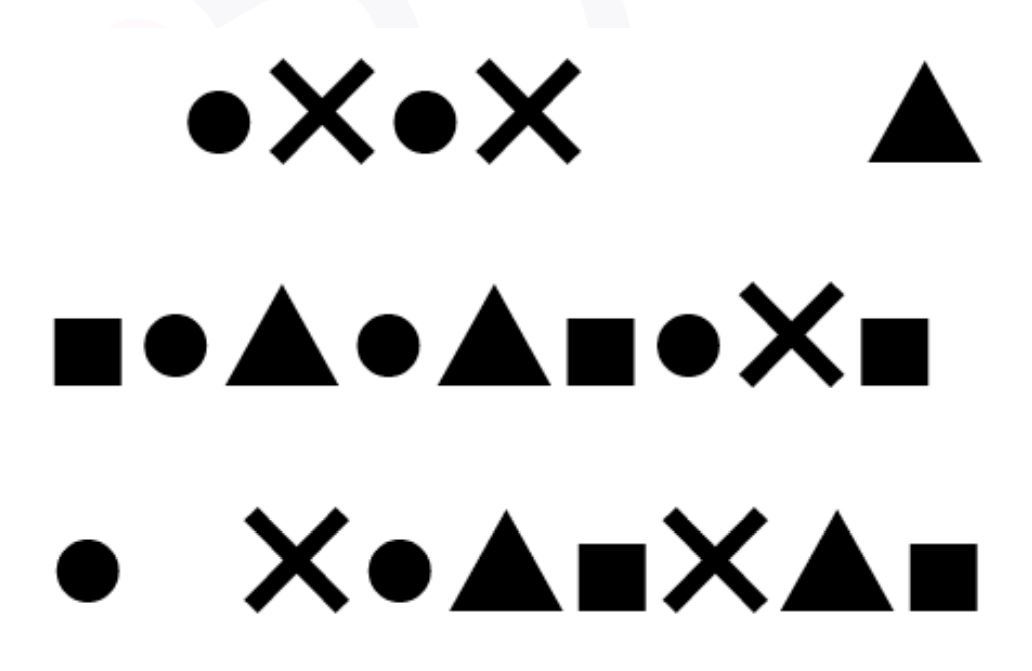
#> input picture Image Session 2-3/Task 4/Images/original.png, 1032 x 671 px, found by its file name
$ python 'trial 1.py'
#> lines starting #> are read from the running program, lines starting #| are printed output that depends on the picture; after the words box and inside, x2 and y2 are one past the last pixel; in counts of white or black regions, pixels touching at a corner belong together
import cv2 as cv
import numpy as np


img = cv.imread("Task 4/Images/original.png")
#> img is the input picture: shape (671, 1032, 3); mean B, G, R 219.6, 219.6, 219.6

if img is None:
    print("Error: Image not found.")

img_gray = cv.cvtColor(img, cv.COLOR_BGR2GRAY)

blurred = cv.GaussianBlur(img_gray, (5, 5), 0)

edges = cv.Canny(blurred, 25, 60)
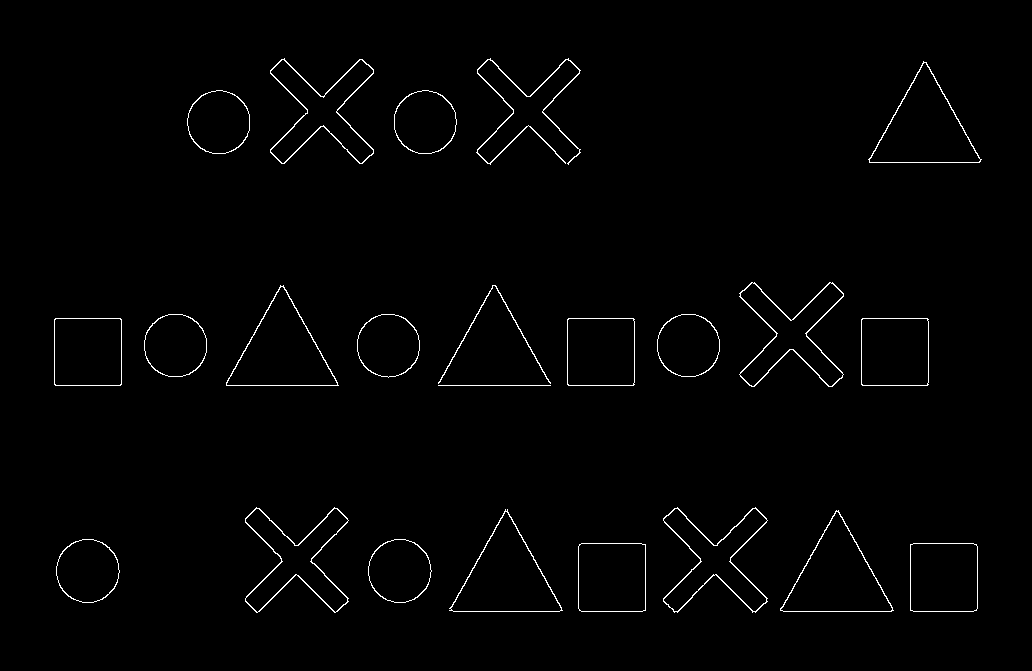
#> edges: shape (671, 1032); 1.2% white in thin lines or dots, all inside (x1, y1, x2, y2) = (54, 58, 982, 613)

circles = cv.HoughCircles(
        edges,
        method=cv.HOUGH_GRADIENT,
        dp=1,
        minDist=30,
        param1=100,
        param2=23,
        minRadius=0,
        maxRadius=100
    )
#> circles = [[399.5, 570.5, 30.3], [218.5, 121.5, 30.4], [424.5, 121.5, 30.4], [87.5, 569.5, 31.2], [688.5, 344.5, 30.8], [387.5, 344.5, 31.8], [175.5, 344.5, 31.8]]

if circles is not None:
    circles = np.uint16(np.around(circles))
#> circles = [[400, 570, 30], [218, 122, 30], [424, 122, 30], [88, 570, 31], [688, 344, 31], [388, 344, 32], [176, 344, 32]]
    for circle in circles[0, :]:
        center = (circle[0], circle[1])
        radius = circle[2]
        cv.circle(img, center, radius, (255, 0, 0), 2)
        cv.putText(img, "Circle", (center[0] - 15, center[1] - 40), cv.FONT_HERSHEY_SIMPLEX, 0.5, (255,0,0), 2)
#> this loop made 7 passes
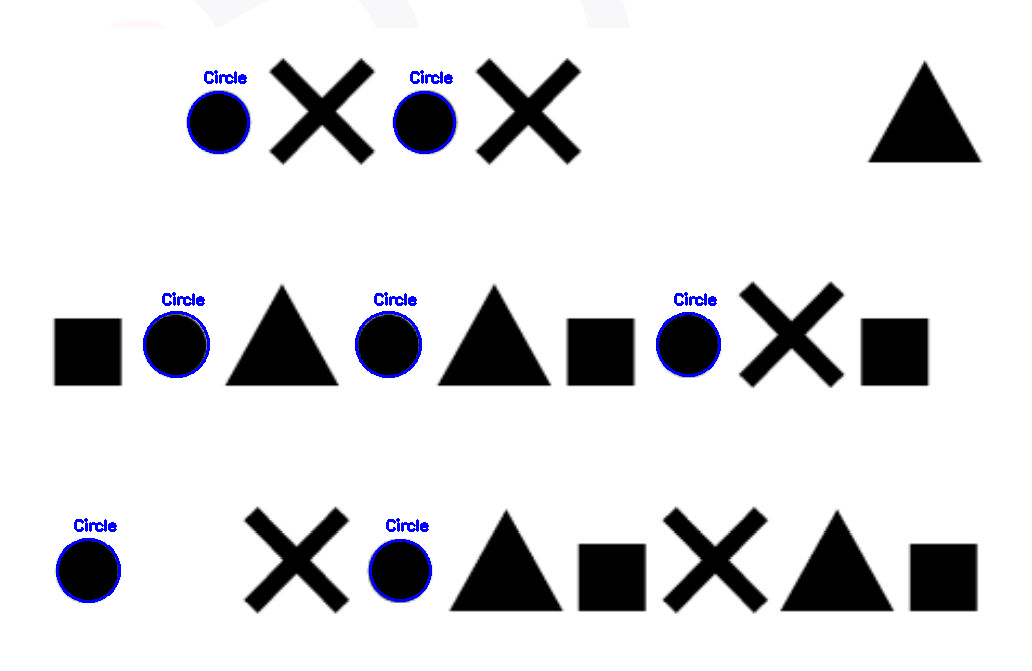
#> img: shape (671, 1032, 3); 0.9% of pixels changed, all inside (x1, y1, x2, y2) = (56, 70, 721, 603)


contours, _ = cv.findContours(edges, cv.RETR_LIST, cv.CHAIN_APPROX_NONE)
#> contours = 43 contours, 1 with area under 20; largest, box (x1, y1, x2, y2) and area: (780, 510, 894, 612) 5882, (449, 509, 563, 612) 5870, (868, 61, 982, 163) 5850, (226, 285, 339, 386) 5812, (780, 511, 893, 612) 5772

for contour in contours:
    peri = cv.arcLength(contour, True)
    #calculates the perimeter of the contour, and the true parameter ensures that it's a closed shape
    approx = cv.approxPolyDP(contour, 0.04 * peri, True)
    #Approximates the contour into a polygon with less vertices, the second parameter is the approximation accuracy (4%)
    #and the True means that the contour has to be a closed shape. It does that i order to get straight lines to count
    #and then identify the shape based on

    #Identify shape based on the number of vertices
    if len(approx) == 3:
        shape = "Triangle"
        color = (0, 0, 255)
    elif len(approx) == 4:
        #Check if it's a square (aspect ratio close to 1)
        x, y, w, h = cv.boundingRect(approx)
        aspect_ratio = w / float(h)
        if 0.9 <= aspect_ratio <= 1.1:
            shape = "Square"
            color = (0, 255, 0)
        else:
            continue
    else:
        # Check for 'X' using intersections
        hull = cv.convexHull(contour) #compute the convex hull -> the smallest polygon to enclose all points
        hull_area = cv.contourArea(hull)
        contour_area = cv.contourArea(contour)
        solidity = contour_area / hull_area if hull_area > 0 else 0
        # solidty tells us how much the shape deviates from being a perfect convex shape.
        # A solidity close to 1 means the shape is convex, and a value less than 1 suggests concave regions.
        # An "X" shape, for example, will have lower solidity because it’s not convex.

        if solidity < 0.7 and solidity > 0.025:  #Solidity threshold for 'X'
            shape = "X"
            color = (0, 255, 255)
        else:
            continue


    cv.drawContours(img, [contour], -1, color, 2)
    x, y, w, h = cv.boundingRect(approx)
    cv.putText(img, shape, (x, y - 10), cv.FONT_HERSHEY_SIMPLEX, 0.5, color, 2)
#> this loop made 43 passes
#> (peri, hull_area, contour_area, solidity, shape, color) on passes 12, 14, 15, 16, 33, 34, 41, 42, 43: (517.8, 10411, 4394.5, 0.422, 'X', (0, 255, 255)), (514, 10391.5, 4427, 0.426, 'X', (0, 255, 255)), (523.7, 10656, 4726, 0.444, 'X', (0, 255, 255)), (518, 10555, 4757, 0.451, 'X', (0, 255, 255)), (514.5, 10490, 4434, 0.423, 'X', (0, 255, 255)), (518.5, 10574.5, 4771, 0.451, 'X', (0, 255, 255)), (514.2, 10440.5, 4456.5, 0.427, 'X', (0, 255, 255)), (1030.3, 10693, 334.5, 0.0313, 'X', (0, 255, 255)), (516.3, 10525, 4788, 0.455, 'X', (0, 255, 255))
#> (peri, approx, aspect_ratio, shape) on passes 1, 2, 3, 4, 18, 19: (264.1, [[911, 544], [975, 544], [977, 608], [911, 610]], 1, 'Square'), (264.1, [[581, 543], [645, 545], [644, 610], [578, 608]], 1, 'Square'), (266.5, [[910, 544], [910, 610], [976, 610], [976, 544]], 1, 'Square'), (266.5, [[579, 544], [579, 610], [645, 610], [645, 544]], 1, 'Square'), (263.3, [[863, 318], [927, 319], [926, 385], [861, 383]], 0.985, 'Square'), (263.3, [[569, 318], [633, 319], [632, 385], [567, 383]], 0.985, 'Square')
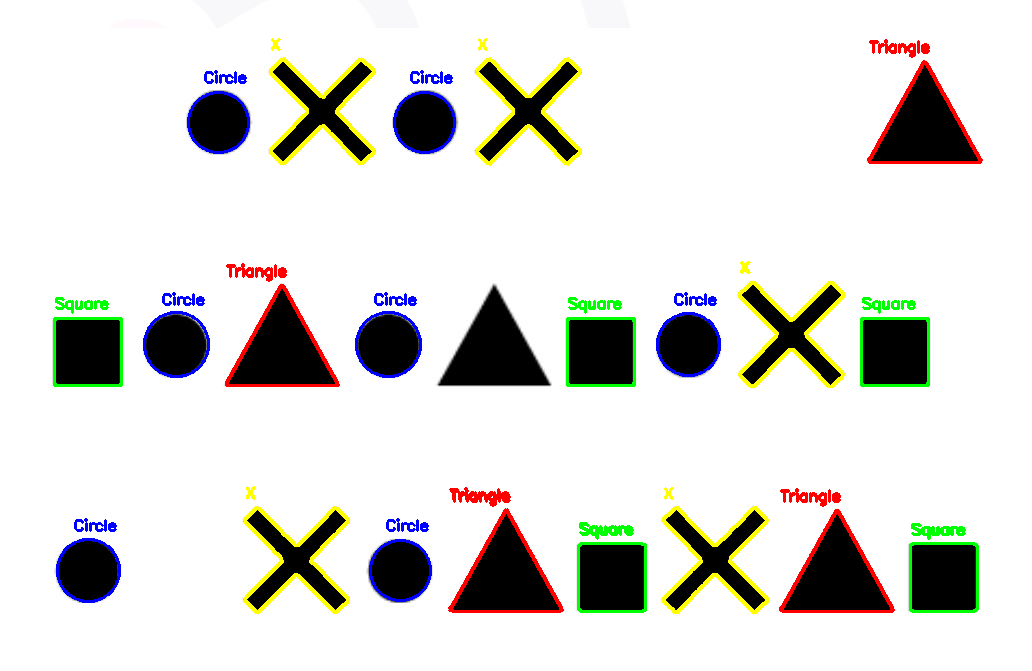
#> img: shape (671, 1032, 3); 3.55% of pixels changed, all inside (x1, y1, x2, y2) = (53, 38, 983, 614)

# Display the result
cv.imshow("edges", edges)
cv.imshow("Detected Shapes", img)
cv.waitKey(0)
cv.destroyAllWindows()
